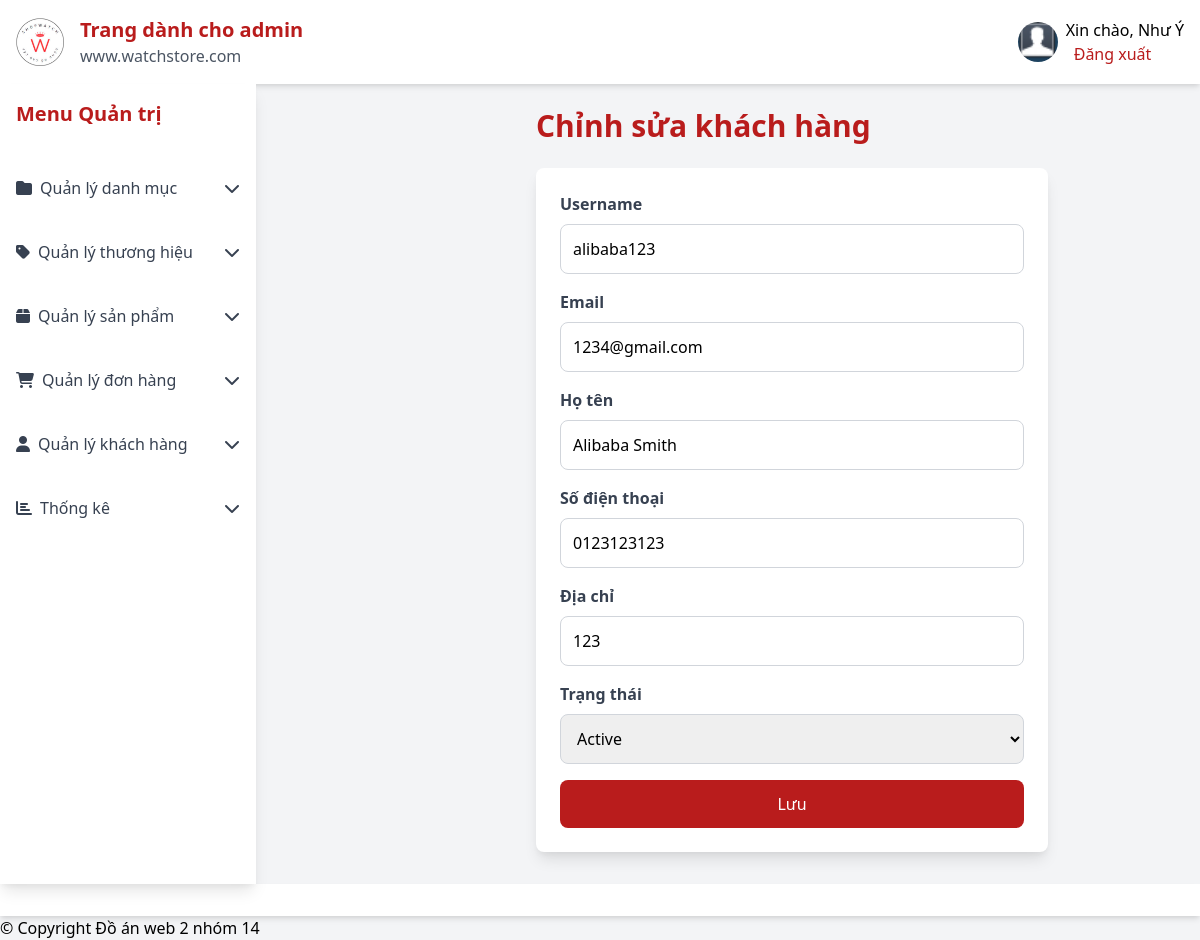
The page /admin/customeredit.php?customerid=16 (signed in) on the database its author committed.
### tables this page shows
CREATE TABLE `tbl_customer` (
  `id` int(11) NOT NULL,
  `username` varchar(200) NOT NULL,
  `address` varchar(200) NOT NULL,
  `email` varchar(50) NOT NULL,
  `password` varchar(30) NOT NULL,
  `phone` varchar(11) NOT NULL,
  `fullname` varchar(30) NOT NULL,
  `status` enum('active','locked') NOT NULL DEFAULT 'active'
);

### lib/database.php (called while the page is built, shortened)
<?php
Class Database{
    public $host = DB_HOST;
    public $user = DB_USER;
    public $pass = DB_PASS;
    public $dbname = DB_NAME;
    public $link;
private function connectDB(){
    $this->link = new mysqli($this->host, $this->user,$this->pass, $this->dbname);
}
public function select($query, $params = []) {
    try {
        if (empty($params)) {
            $result = $this->link->query($query);
            if ($result === false) {
                $this->error = "Truy vấn thất bại: " . $this->link->error;
                error_log($this->error);
                return false;
            }
            if ($result->num_rows > 0) {
                return $result;
            } else {
                return false;
            }
        } else {
            $stmt = $this->link->prepare($query);
            $types = str_repeat('s', count($params));
            $stmt->bind_param($types, ...$params);
            if (!$stmt->execute()) {
                $this->error = "Thực thi truy vấn thất bại: " . $stmt->error;
                error_log($this->error);
                $stmt->close();
                return false;
            }
            $result = $stmt->get_result();
            if ($result->num_rows > 0) {
                return $result;
            } else {
                return false;
            }
        }
    } catch (Exception $e) {
        $this->error = "Lỗi select: " . $e->getMessage();
        error_log($this->error);
        return false;
    }
}
}
?>

### classes/customer.php (called while the page is built, shortened)
<?php
$filepath = realpath(dirname(__FILE__));
include_once($filepath . '/../lib/database.php');
?>
<?php
class customer
{
    private $db;
    public function __construct()
    {
        $this->db = new Database();
    }
    public function get_customer_by_id($id)
    {
        $query = "SELECT * FROM tbl_customer WHERE id = ?";
        $result = $this->db->select($query, [(int)$id]);
        return $result ? $result->fetch_assoc() : false;
    }
}
?>

### admin/customeredit.php (the view, shortened to what this page needs)
<?php
include_once '../classes/customer.php';
$customer = new customer();
$customerId = (int)$_GET['customerid'];
$customerData = $customer->get_customer_by_id($customerId);
?>
<!DOCTYPE html>
<html lang="vi">
<head>
</head>
<body class="bg-gray-100 font-sans">
    <div class="flex flex-col min-h-screen">
        <?php include_once 'inc/header.php'; ?>
        <div class="flex flex-1">
            <div class="sidebar fixed inset-y-0 left-0 w-64 md:static md:translate-x-0">
                <?php include_once 'inc/sidebar.php'; ?>
            </div>
            <main class="content flex-1 p-6 md:ml-64">
                <h2 class="text-3xl font-bold text-red-700 mb-6">Chỉnh sửa khách hàng</h2>
                <div class="bg-white shadow-lg rounded-lg p-6 max-w-lg">
                    <form id="customerForm" action="" method="post" class="space-y-4">
                        <div>
                            <label for="username" class="block text-gray-700 font-semibold mb-2">Username</label>
                            <input type="text" id="username" name="username" value="<?php echo htmlspecialchars($customerData['username']); ?>" class="w-full p-3 border border-gray-300 rounded-lg focus:ring-2 focus:ring-red-700" />
                        </div>
                        <div>
                            <label for="email" class="block text-gray-700 font-semibold mb-2">Email</label>
                            <input type="email" id="email" name="email" value="<?php echo htmlspecialchars($customerData['email']); ?>" class="w-full p-3 border border-gray-300 rounded-lg focus:ring-2 focus:ring-red-700" />
                        </div>
                        <div>
                            <label for="fullname" class="block text-gray-700 font-semibold mb-2">Họ tên</label>
                            <input type="text" id="fullname" name="fullname" value="<?php echo htmlspecialchars($customerData['fullname']); ?>" class="w-full p-3 border border-gray-300 rounded-lg focus:ring-2 focus:ring-red-700" />
                        </div>
                        <div>
                            <label for="phone" class="block text-gray-700 font-semibold mb-2">Số điện thoại</label>
                            <input type="text" id="phone" name="phone" value="<?php echo htmlspecialchars($customerData['phone']); ?>" class="w-full p-3 border border-gray-300 rounded-lg focus:ring-2 focus:ring-red-700" />
                        </div>
                        <div>
                            <label for="address" class="block text-gray-700 font-semibold mb-2">Địa chỉ</label>
                            <input type="text" id="address" name="address" value="<?php echo htmlspecialchars($customerData['address']); ?>" class="w-full p-3 border border-gray-300 rounded-lg focus:ring-2 focus:ring-red-700" />
                        </div>
                        <div>
                            <label for="status" class="block text-gray-700 font-semibold mb-2">Trạng thái</label>
                            <select id="status" name="status" class="w-full p-3 border border-gray-300 rounded-lg focus:ring-2 focus:ring-red-700">
                                <option value="1" <?php echo $customerData['status'] ? 'selected' : ''; ?>>Active</option>
                            </select>
                        </div>
                        <div>
                            <input type="submit" value="Lưu" class="w-full bg-red-700 text-white p-3 rounded-lg hover:bg-red-800 cursor-pointer" />
                        </div>
                    </form>
                </div>
            </main>
        </div>
        <footer class="bg-white shadow-md p-4 mt-auto">
            <?php include_once 'inc/footer.php'; ?>
</body>
</html>

### admin/css/catstyle.css (style rules this page uses)
input[type="text"] { transition: border-color 0.3s ease; }
input[type="submit"] { transition: background-color 0.3s ease; }

### rows shown on the page
tbl_customer: username "alibaba123", email "1234@gmail.com", fullname "Alibaba Smith", phone "0123123123", address "123", status "Active"

### other values the page prints
Session::get('adminName') "Như Ý"
